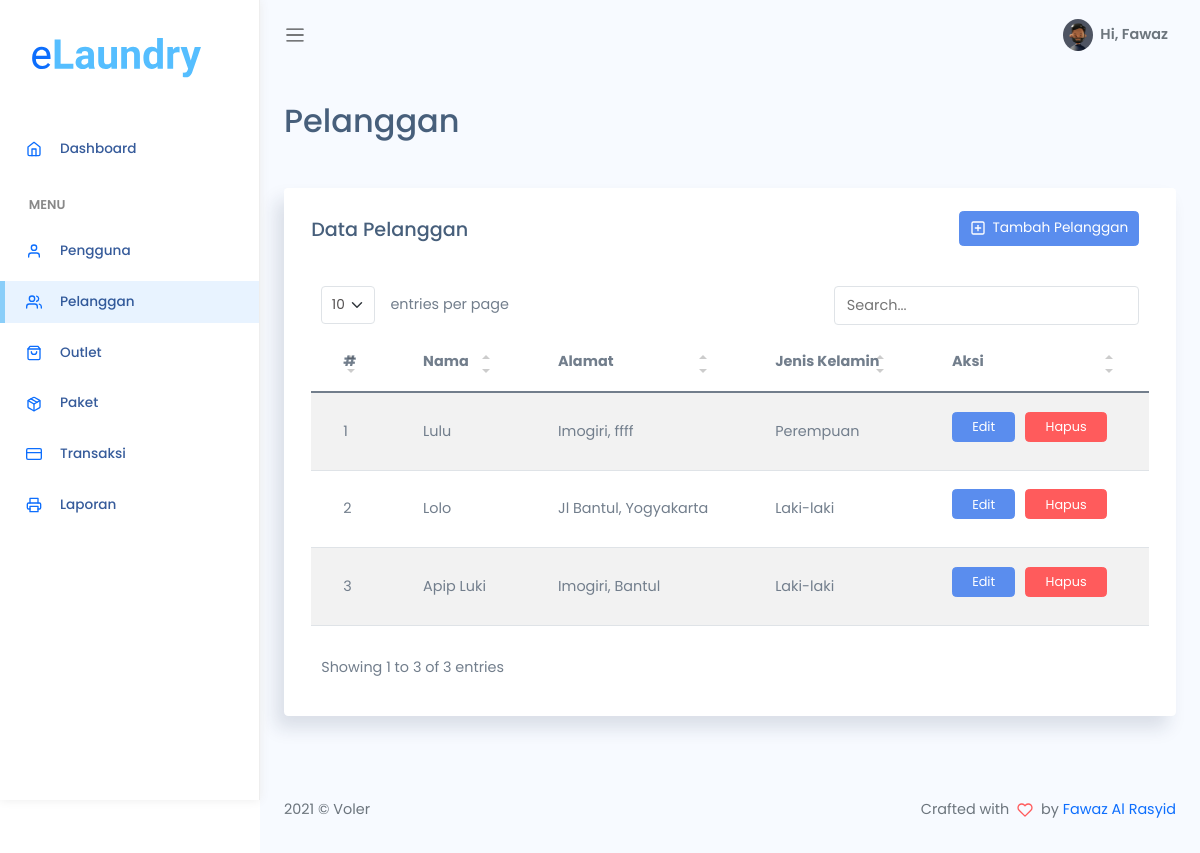
Page /admin/pelanggan.php (signed in) on the committed database.
### tables this page shows
CREATE TABLE `pelanggan` (
  `id_pelanggan` int(11) NOT NULL,
  `nama_pelanggan` varchar(228) NOT NULL,
  `alamat_pelanggan` text NOT NULL,
  `jenis_kelamin` enum('L','P') NOT NULL,
  `telp_pelanggan` varchar(15) NOT NULL
);

### admin/pelanggan.php (the view, shortened to what this page needs)
<?php
$title = 'Pelanggan';
require 'koneksi.php';
$query = 'SELECT * FROM pelanggan';
$data = mysqli_query($conn, $query);
require 'header.php';
?>
<div class="main-content container-fluid">
    <div class="page-title mb-5">
        <h3><?= $title; ?></h3>
    </div>
    <section class="section">
        <div class="card">
            <div class="card-header d-flex justify-content-between align-items-center">
                <h4>Data Pelanggan</h4>
                <div class="buttons">
                    <a href="tambah_pelanggan.php" class="btn icon icon-left btn-primary"><i
                            data-feather="plus-square"></i>
                        Tambah Pelanggan</a>
                </div>
            </div>
            <div class="card-body">
                <table id="table1" class='table table-striped'>
                    <thead>
                        <tr>
                            <th>#</th>
                            <th>Nama</th>
                            <th>Alamat</th>
                            <th>Jenis Kelamin</th>
                            <th class="col-sm-2">Aksi</th>
                        </tr>
                    </thead>
                    <tbody>
                        <?php
                                $no = 1;
                                if (mysqli_num_rows($data) > 0) {
                                    while ($plg = mysqli_fetch_assoc($data)) {
                                ?>
                        <tr>
                            <td><?= $no++; ?></td>
                            <td><?= $plg['nama_pelanggan']; ?></td>
                            <td><?= $plg['alamat_pelanggan']; ?></td>
                            <td><?php if ($plg['jenis_kelamin'] == 'L') {
                                                    echo "Laki-laki";
                                                } else {
                                                    echo "Perempuan";
                                                } ?>
                            </td>
                            <td>
                                <div class="buttons d-flex">
                                    <a href="edit_pelanggan.php?id=<?= $plg['id_pelanggan']; ?>"
                                        class="btn btn-sm btn-primary">
                                        Edit</a>
                                    <a href="hapus_pelanggan.php?id=<?= $plg['id_pelanggan']; ?>"
                                        onclick="return confirm('Anda yakin untuk menghapus data?');"
                                        class="btn btn-sm btn-danger">
                                        Hapus</a>
                                </div>
                            </td>
                        </tr>
                        <?php }
                                }
                                ?>
                    </tbody>
                </table>
            </div>
        </div>
    </section>
</div>
<?php require 'footer.php';?>

### assets/css/app.css (style rules this page uses)
* { font-family: 'Poppins', sans-serif; }
#main .main-content { padding: 2rem 1.5rem }
#main .main-content .page-title h3 { font-size: 2rem }
a { text-decoration: none }
a, button { outline: 0 }
.feather, i { font-size: 14px; height: 1rem }
.btn i, .btn svg { width: 16px; height: 16px }
.btn.icon { padding: .4rem .6rem }
.btn.icon svg { width: 16px; height: 16px }
.btn.icon.icon-left svg { margin-right: 3px }
.btn.btn-danger, .btn.btn-dark, .btn.btn-info, .btn.btn-light, .btn.btn-link, .btn.btn-primary, .btn.btn-secondary, .btn.btn-success, .btn.btn-warning { color: #fff }
.buttons .btn { margin: 0 10px 10px 0 }
.card { box-shadow: -8px 12px 18px 0 rgba(25, 42, 70, .13); margin-bottom: 2.2rem }
.card .card-header { border: none }
.card .card-header h4 { font-size: 1.2rem }
.card .card-header~.card-body { padding-top: 0 }
.card .card-body { padding: 1.4rem 1.7rem }
.dataTable-table td, .dataTable-table thead th, .table td, .table thead th { vertical-align: middle }
.dataTable-table thead th, .table thead th { border-bottom: 2px solid #475f7b }

### rows in the picture
pelanggan: nama_pelanggan "Lulu", alamat_pelanggan "Imogiri, ffff", jenis_kelamin "Perempuan"
pelanggan: nama_pelanggan "Lolo", alamat_pelanggan "Jl Bantul, Yogyakarta", jenis_kelamin "Laki-laki"
pelanggan: nama_pelanggan "Apip Luki", alamat_pelanggan "Imogiri, Bantul", jenis_kelamin "Laki-laki"

### other values in the picture
$_SESSION['nama_user'] "Fawaz"
$title "Pelanggan"
